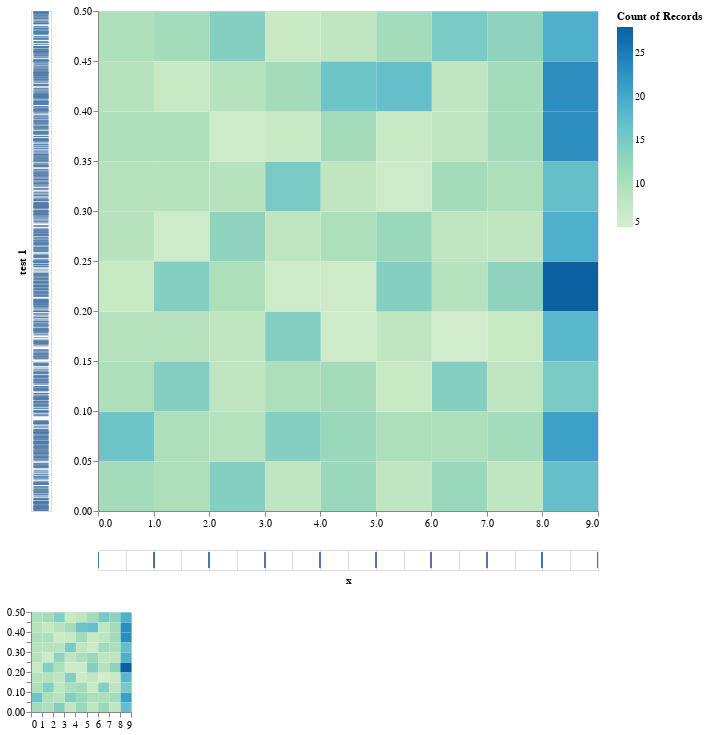

The code cell stored with this chart in its notebook:
### Code cell
from inspectus.binned_heatmap_viz import render

render([table], names=['test 1'], x_name="x", width=500, height=500, height_minimap=100)

### Figure 1 — Vega-Lite specification as saved in the notebook (floating-point values rounded to 4 significant figures; data arrays with more than 128 entries replaced by an {"elided": "..."} marker saying what was removed)
{"config": {"view": {"continuousWidth": 300, "continuousHeight": 300}}, "vconcat": [{"hconcat": [{"mark": {"type": "tick"}, "encoding": {"color": {"value": "#4E79A7"}, "y": {"axis": {"domain": false, "labels": false, "ticks": false}, "field": "y", "scale": {"domain": {"param": "param_1", "encoding": "y"}}, "title": "test 1", "type": "quantitative"}}, "height": 500}, {"vconcat": [{"mark": {"type": "rect"}, "encoding": {"color": {"aggregate": "count", "scale": {"scheme": "greenblue"}, "type": "quantitative"}, "x": {"bin": {"extent": {"param": "param_1"}, "maxbins": 10}, "field": "x", "scale": {"domain": {"param": "param_1", "encoding": "x"}}, "title": "", "type": "quantitative"}, "y": {"bin": {"extent": {"param": "param_1"}, "maxbins": 10}, "field": "y", "scale": {"domain": {"param": "param_1", "encoding": "y"}}, "title": "", "type": "quantitative"}}, "height": 500, "width": 500}, {"mark": {"type": "tick"}, "encoding": {"color": {"value": "#4E79A7"}, "x": {"axis": {"domain": false, "labels": false, "ticks": false}, "field": "x", "scale": {"domain": {"param": "param_1", "encoding": "x"}}, "title": "x", "type": "quantitative"}}, "width": 500}]}]}, {"mark": {"type": "rect"}, "encoding": {"color": {"aggregate": "count", "scale": {"scheme": "greenblue"}, "type": "quantitative"}, "x": {"bin": {"maxbins": 10}, "field": "x", "title": "", "type": "quantitative"}, "y": {"bin": {"maxbins": 10}, "field": "y", "title": "", "type": "quantitative"}}, "height": 100, "name": "view_1", "width": 100.0}], "data": {"values": {"elided": "1000 records"}}, "params": [{"name": "param_1", "select": {"type": "interval", "encodings": ["x", "y"]}, "views": ["view_1"]}], "$schema": "https://vega.github.io/schema/vega-lite/v5.17.0.json"}
